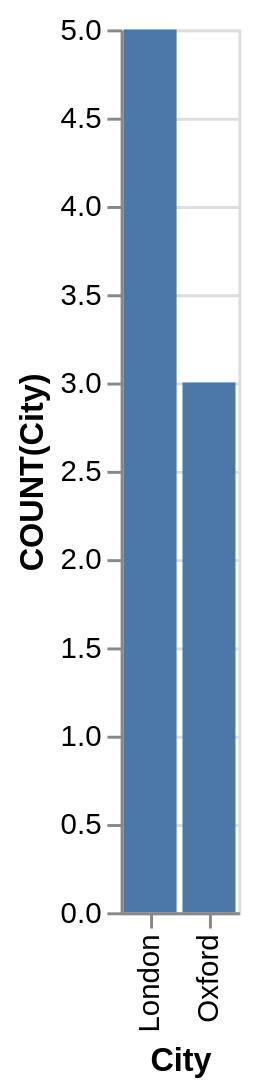

The Vega-Lite source for this figure:
### Vega-Lite specification from a JSON file in a GitHub repository (floating-point values rounded to 4 significant figures)
{"data": {"values": [{"x_data": "London", "y_data": 5}, {"x_data": "Oxford", "y_data": 3}]}, "mark": "bar", "encoding": {"x": {"field": "x_data", "type": "nominal", "title": "City", "sort": {"op": "sum", "field": "y_data", "order": "descending"}}, "y": {"field": "y_data", "type": "quantitative", "title": "COUNT(City)"}}}
